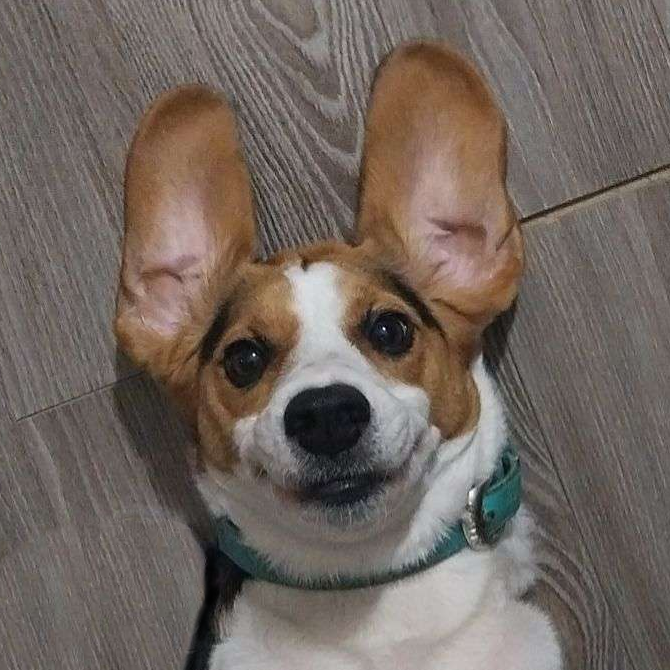
#> input picture data/pp/MisterBalise.png, 670 x 670 px
$ python imageBuilder.py
#> lines starting #> are read from the running program, lines starting #| are printed output that depends on the picture; after the words box and inside, x2 and y2 are one past the last pixel; in counts of white or black regions, pixels touching at a corner belong together
from PIL import Image, ImageDraw, ImageFont
image = Image.new("RGB", (400, 200), (49, 51, 56))
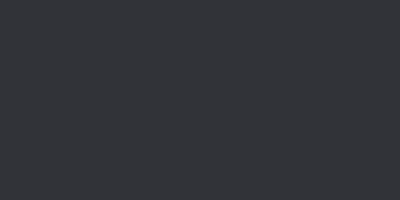
#> image: PIL image 400x200 RGB; mean R, G, B 49, 51, 56
dessinImage = ImageDraw.Draw(image)
font1 = ImageFont.truetype("../src/font/ggsans-Bold.ttf", 14)
font2 = ImageFont.truetype("../src/font/ggsans-Medium.ttf", 14)
font3 = ImageFont.truetype("../src/font/ggsans-Medium.ttf", 12)
red = (255, 0, 0)  # Rouge

imageLink = "../data/pp/MisterBalise.png"
taillePP = 35
tupleEllipseDimension = (0, 0, taillePP - 1, taillePP - 1)

PP = Image.open(imageLink).resize((taillePP, taillePP))
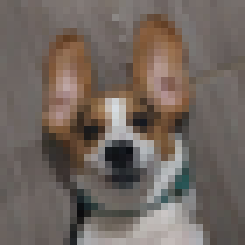
#> PP: PIL image 35x35 RGBA (shown 7 times larger); mean R, G, B, A 112.8, 101.9, 95.1, 255

masqueEllipse = Image.new("L", PP.size)
#> masqueEllipse: PIL image 35x35 L; every value is 0

ImageDraw.Draw(masqueEllipse).ellipse(tupleEllipseDimension, fill=255)
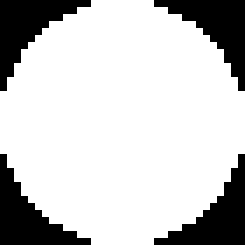
#> masqueEllipse: PIL image 35x35 L (shown 7 times larger); 78.1% white; 4 black regions, box (x1, y1, x2, y2) and area: (0, 0, 13, 13) 67, (22, 0, 35, 13) 67, (0, 22, 13, 35) 67, (22, 22, 35, 35) 67

image.paste(PP, (20, 20), mask=masqueEllipse)

x = 60
y = 20
author = "MisterBalise"
dessinImage.text((x, y), author, font=font1, fill="white")

bbox = dessinImage.textbbox((0, 0), author, font=font1)
#> bbox = (0, 5, 79, 16)
print(bbox)
#| (0, 5, 79, 16)
x2 = bbox[2] + x + 10
#> x2 = 149
y2 = y + 2
gray = (174, 174, 174)
date = "Aujourd’hui à 02:15"
dessinImage.text((x2, y2), date, font=font3, fill=gray)

image.putpixel((x, y), red)
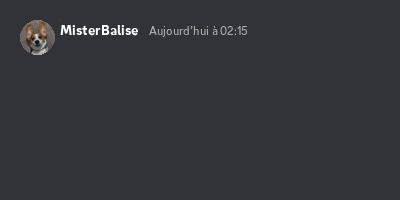
#> image: PIL image 400x200 RGB; mean R, G, B 51.1, 52.9, 57.7

# petit = +4 10
# grand = +2 12

x = 60
y = 50
text = "message de test8"
dessinImage.text((x, y), text, font=font2, fill="white")

image.putpixel((x, y), red)

image.save("image_text.png")
image.show()
